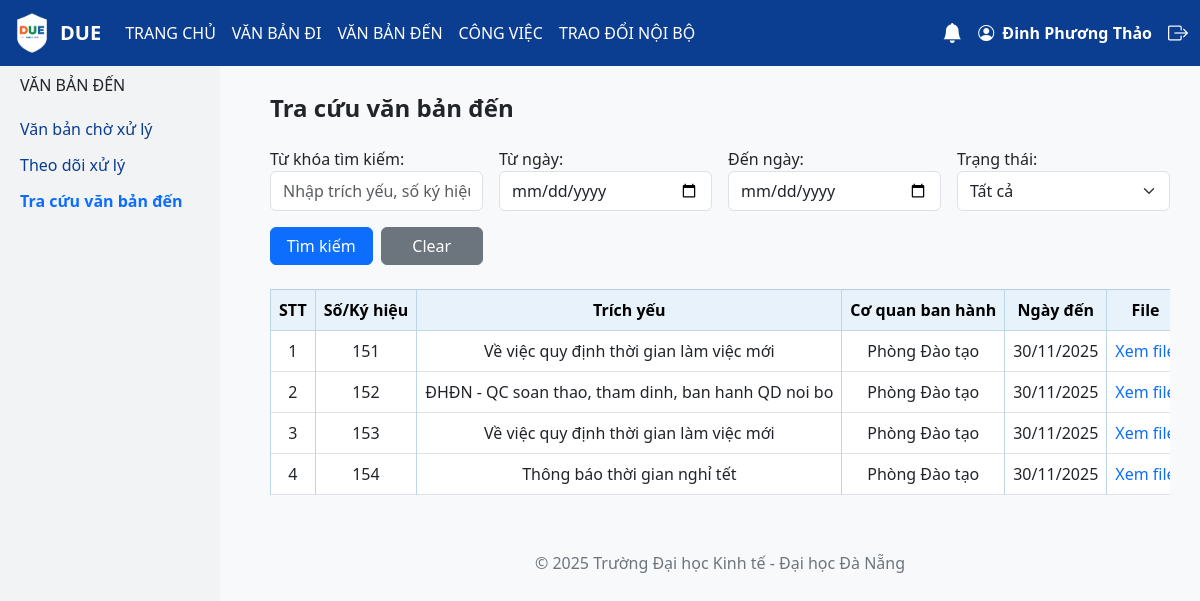
The app's page /tra_cuu_van_ban_den/ (signed in) with its own data.
### model_share/models.py (models this page shows, shortened)
class VanBanDen(models.Model):
    TRANG_THAI_CHOICES = [
        ("Đang xử lý", "Đang xử lý"),
        ("Chờ phê duyệt", "Chờ phê duyệt"),
        ("Chờ xử lý", "Chờ xử lý"),
    ]
    DO_KHAN_CHOICES = [
        ("Thường", "Thường"),
        ("Khẩn", "Khẩn"),
    ]
    DO_MAT_CHOICES = [
        ("Thường", "Thường"),
        ("Mật", "Mật"),
    ]
    MaVanBanDen = models.AutoField(primary_key=True)
    SoDen = models.IntegerField()
    NgayDen = models.DateField()
    SoKyHieu = models.CharField(max_length=255, unique=True)
    TrichYeu = models.CharField(max_length=255)
    CoQuanBanHanh = models.CharField(max_length=100)
    NguoiXuLyChinh = models.CharField(max_length=255, null=True, blank=True)
    NguoiXuLy = models.CharField(max_length=255, null=True, blank=True)
    user = models.ForeignKey(User, on_delete=models.CASCADE)
    HanXuLy = models.DateField(null=True, blank=True)
    LoaiVanBan = models.CharField(max_length=100)
    TrangThai = models.CharField(max_length=100, choices=TRANG_THAI_CHOICES, default="Chờ xử lý")
    DoKhan = models.CharField(max_length=50, choices=DO_KHAN_CHOICES, default="Thường")
    DoMat = models.CharField(max_length=50, choices=DO_MAT_CHOICES, default="Thường")
    NguoiKy = models.CharField(max_length=255)
    NguoiDuyet = models.CharField(max_length=255)
    NgayBanHanh = models.DateField(null=True, blank=True)
    FileDinhKem = models.FileField(upload_to='vanbanden/', null=True, blank=True)
    NguoiNhan = models.ForeignKey(
        User,
        on_delete=models.SET_NULL,
        null=True,
        blank=True,
        related_name="vanbanden_nhan"
    )
    van_ban_di_lien_quan = models.ForeignKey(
        'vanbandi.VanBanDi',
        on_delete=models.SET_NULL,
        null=True,
        blank=True
    )

### vanbanden/views.py (the view, shortened to what this page needs)
# urls.py: path('tra_cuu_van_ban_den/', views.tracuu_vanbanden, name='tracuu_vanbanden'),
@login_required
def tracuu_vanbanden(request):
   form = VanBanDenFilterForm(request.GET or None)
   vanban_list = VanBanDen.objects.filter(NguoiNhan=request.user).order_by('-NgayDen')
   return render(request, 'vanbanden/tracuu_vanbanden.html', {
       'form': form,
       'vanban_list': vanban_list,
   })

### vanbanden/forms.py
class VanBanDenFilterForm(forms.Form):
    q = forms.CharField(
        label="Từ khóa tìm kiếm",
        required=False,
        widget=forms.TextInput(attrs={
            'class': 'form-control',
            'placeholder': 'Nhập trích yếu, số ký hiệu hoặc cơ quan ban hành...'
        })
    )
    tu_ngay = forms.DateField(
        label="Từ ngày",
        required=False,
        widget=forms.DateInput(attrs={'type': 'date', 'class': 'form-control'})
    )
    den_ngay = forms.DateField(
        label="Đến ngày",
        required=False,
        widget=forms.DateInput(attrs={'type': 'date', 'class': 'form-control'})
    )
    trang_thai = forms.ChoiceField(
        label="Trạng thái",
        required=False,
        choices=[('', 'Tất cả')] + list(VanBanDen.TRANG_THAI_CHOICES),
        widget=forms.Select(attrs={'class': 'form-select'})
    )

### congviec/context_processors.py (called while the page is built)
def notifications(request):
    if request.user.is_authenticated:
        unread_count = Notification.objects.filter(user=request.user, is_read=False).count()
        notifications = Notification.objects.filter(user=request.user).order_by('-created_at')[:5]
        return {'unread_count': unread_count, 'notifications': notifications}
    return {'unread_count': 0, 'notifications': []}

### vanbanden/templates/vanbanden/tracuu_vanbanden.html (shortened to what this page needs)
{% extends 'base.html' %}
{% block content %}
<div class="row">
 <div class="col-md-2 sidebar">
   <h6 class="text-uppercase mb-3">Văn bản đến</h6>
   <a href="{% url 'vanban_cho_xuly' %}">Văn bản chờ xử lý</a>
   <a href="{% url 'theodoi_xuly' %}">Theo dõi xử lý</a>
   <a href="{% url 'tracuu_vanbanden' %}"class="fw-bold text-primary">Tra cứu văn bản đến</a>
 </div>
  <div class="flex-grow-1">
    <h4 class="fw-bold mb-4 mt-2">Tra cứu văn bản đến</h4>
       <form method="get" class="row g-3 mb-4 align-items-end">
        <div class="col-md-3">
          {{ form.q.label_tag }}
          {{ form.q }}
        </div>
        <div class="col-md-3">
          {{ form.tu_ngay.label_tag }}
          {{ form.tu_ngay }}
        </div>
        <div class="col-md-3">
          {{ form.den_ngay.label_tag }}
          {{ form.den_ngay }}
        </div>
        <div class="col-md-3">
          {{ form.trang_thai.label_tag }}
          {{ form.trang_thai }}
        </div>
        <div class="col-md-3 d-flex gap-2">
            <button type="submit" class="btn btn-primary w-50">Tìm kiếm</button>
            <a href="{% url 'tracuu_vanbanden' %}" class="btn btn-secondary w-50">Clear</a>
        </div>
      </form>
    <div class="table-responsive">
      <table class="table table-bordered align-middle text-center">
        <thead class="table-primary">
          <tr>
           <th>STT</th>
           <th>Số/Ký hiệu</th>
           <th>Trích yếu</th>
           <th>Cơ quan ban hành</th>
           <th>Ngày đến</th>
           <th>File</th>
         </tr>
       </thead>
   <tbody>
     {% for vb in vanban_list %}
     <tr>
       <td>{{ forloop.counter }}</td>
       <td>{{ vb.SoKyHieu }}</td>
       <td>{{ vb.TrichYeu }}</td>
       <td>{{ vb.CoQuanBanHanh }}</td>
       <td>{{ vb.NgayDen|date:"d/m/Y" }}</td>
        <td>
          {% if vb.FileDinhKem %}
            <a href="{{ vb.FileDinhKem.url }}" target="_blank" class="text-decoration-none">Xem file</a>
          {% endif %}
        </td>
     </tr>
     {% empty %}
     <tr><td colspan="7" class="text-center text-muted">Không có văn bản nào.</td></tr>
     {% endfor %}
        </tbody>
      </table>
    </div>
  </div>
</div>
{% endblock %}

### templates/base.html (shortened to what this page needs)
<!DOCTYPE html>
<html lang="vi">
<head>
  <link href="https://cdn.jsdelivr.net/npm/bootstrap@5.3.0/dist/css/bootstrap.min.css" rel="stylesheet">
  <link href="https://cdn.jsdelivr.net/npm/bootstrap-icons@1.10.5/font/bootstrap-icons.css" rel="stylesheet">
</head>
{% load static %}
<body>
<nav class="navbar navbar-expand-lg navbar-dark fixed-top">
  <div class="container-fluid">
    <a class="navbar-brand fw-bold d-flex align-items-center" href="/">
      <img src="{% static 'images/logo.due.png' %}" height="40" class="me-2" alt="Logo DUE">
      DUE
    </a>
    <div class="collapse navbar-collapse" id="navMenu">
      <ul class="navbar-nav me-auto mb-2 mb-lg-0">
        <li class="nav-item"><a class="nav-link" href="/">TRANG CHỦ</a></li>
        <li class="nav-item"><a class="nav-link" href="{% url 'lap_du_thao' %}">VĂN BẢN ĐI</a></li>
        <li class="nav-item"><a class="nav-link" href="{% url 'vanban_cho_xuly' %}">VĂN BẢN ĐẾN</a></li>
        <li class="nav-item"><a class="nav-link" href="{% url 'cong_viec_cho_xu_ly' %}">CÔNG VIỆC</a></li>
        <li class="nav-item"><a class="nav-link" href="{% url 'soan_tin' %}">TRAO ĐỔI NỘI BỘ</a></li>
      </ul>
      <div class="d-flex align-items-center position-relative">
        {% if user.is_authenticated %}
        <div class="dropdown me-3">
          <a class="text-white position-relative" href="#" role="button" id="dropdownNotification" data-bs-toggle="dropdown" aria-expanded="false">
            <i class="bi bi-bell-fill fs-5"></i>
          </a>
        </div>
        <a href="{% url 'profile' %}" class="text-white me-3 fw-bold text-decoration-none">
          <i class="bi bi-person-circle me-1"></i> {{ user.first_name }} {{ user.last_name }}
        </a>
        <a href="/accounts/logout/" class="text-white">
          <i class="bi bi-box-arrow-right fs-5"></i>
        </a>
        {% else %}
        <a href="/accounts/login/" class="text-white me-2">
          <i class="bi bi-person-circle fs-5"></i>
        </a>
        {% endif %}
      </div>
    </div>
  </div>
</nav>
<div class="content">
  {% block content %}{% endblock %}
  <footer>
    <p>© 2025 Trường Đại học Kinh tế - Đại học Đà Nẵng</p>
  </footer>
</div>
</body>
</html>

### templates/base.html (style rules this page uses)
body { background: #f8f9fa; padding-top: 56px; }
.navbar { background-color: #0b3d91; }
.navbar .nav-link, .navbar-brand { color: white !important; }
:root { --soft-blue: #e7f2fa; --soft-blue-border: #bcd7e8; }
table thead th { background-color: var(--soft-blue) !important; color: #000 !important; border-bottom: 1px solid var(--soft-blue-border) !important; }
table tbody td, table thead th { border-color: var(--soft-blue-border) !important; }
.table td, .table th { white-space: nowrap; }
.sidebar { background: #f1f3f5; width: 220px; min-height: 100vh; position: fixed; top: 56px; left: 0; padding: 20px; overflow: auto; }
.sidebar a { color: #0b3d91; text-decoration: none; display: block; padding: 6px 0; }
.content { margin-left: 240px; padding: 30px; }
form.row.g-3 input, form.row.g-3 select, form.row.g-3 .input-group { height: 40px; min-height: 40px; }
footer { text-align: center; color: #6c757d; margin-top: 40px; }

### records on screen
VanBanDen: SoKyHieu "151", TrichYeu "Về việc quy định thời gian làm việc mới", CoQuanBanHanh "Phòng Đào tạo", NgayDen "30/11/2025"
VanBanDen: SoKyHieu "152", TrichYeu "ĐHĐN - QC soan thao, tham dinh, ban hanh QD noi bo", CoQuanBanHanh "Phòng Đào tạo", NgayDen "30/11/2025"
VanBanDen: SoKyHieu "153", TrichYeu "Về việc quy định thời gian làm việc mới", CoQuanBanHanh "Phòng Đào tạo", NgayDen "30/11/2025"
VanBanDen: SoKyHieu "154", TrichYeu "Thông báo thời gian nghỉ tết", CoQuanBanHanh "Phòng Đào tạo", NgayDen "30/11/2025"

### other values on screen
{{ user.first_name }} "Đinh Phương"
{{ user.last_name }} "Thảo"
